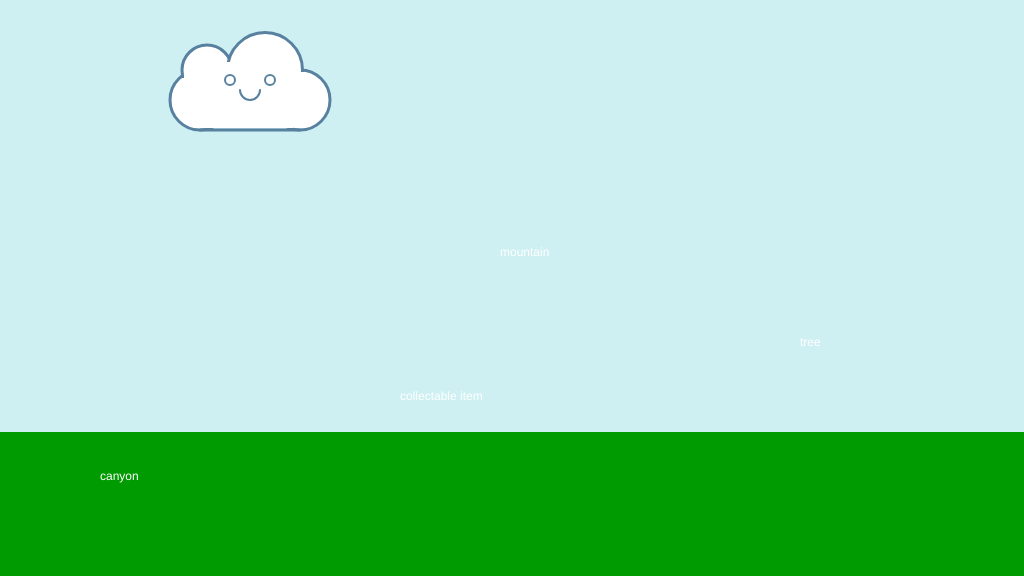
Frame 1 (no input)
Frame 60 (no input): identical to frame 1, image omitted
Frame 120 (the mouse pressed at the canvas centre since frame 60): identical to frame 1, image omitted

The p5.js sketch that drew this single still picture (run headless with seeded random() and noise() and a simulated clock; from frame 60 on, the mouse is pressed at the canvas centre):

// p5.js sketch
// ── sketch.js
/*

The Game Project

1 - Background Scenery

Use p5 drawing functions such as rect, ellipse, line, triangle and
point to draw the scenery as set out in the code comments. The items
should appear next to the text titles.

Each bit of scenery is worth two marks:

0 marks = not a reasonable attempt
1 mark = attempted but it's messy or lacks detail
2 marks = you've used several shape functions to create the scenery

I've given titles and chosen some base colours, but feel free to
imaginatively modify these and interpret the scenery titles loosely to
match your game theme.

WARNING: Do not get too carried away. If you're shape takes more than 15 lines of code to draw then you've probably over done it.


*/

function setup()
{
	createCanvas(1024, 576);
}

function draw()
{
	background(207,240,243); //fill the sky blue

	noStroke();
	fill(0,155,0);
	rect(0, 432, 1024, 144); //draw some green ground

	//1. a cloud in the sky
	//... add your code here
	const cloudBorder = [88,129,159];

	strokeWeight(3);
	stroke(...cloudBorder);

	// Left and right ellipses
	fill(255);
	ellipse(200,100,60,60); // Left Circle
	ellipse(300,100,60,60); // Right Circle
	ellipse(207,70,50,50);  // Left small upper circle
	ellipse(265,70,75,75);  // Right large upper circle
	noStroke();

	// Getting rid of inner lines
	rect(193,73,100,55);
	rect(199,72,106,55);
	rect(184,72,50,25);
	rect(194,62,50,25);
	rect(182,78,10,10);


	// Bottom Border
	stroke(...cloudBorder);
	strokeWeight(3);
	line(200,130,300,130);

	// Let's get a smiley face on there
	stroke(...cloudBorder);
	strokeWeight(2);

	ellipse (230, 80, 10, 10); // Left eye
	ellipse (270, 80, 10, 10); // Right eye
	arc(250, 90, 20, 20, 0, PI); // Smile

	//2. a mountain in the distance
	//... add your code here

	noStroke();
	fill(255);
	text("mountain", 500, 256);

	//3. a tree
	//... add your code here

	noStroke();
	fill(255);
	text("tree", 800, 346);

	//4. a canyon
	//NB. the canyon should go from ground-level to the bottom of the screen

	//... add your code here

	noStroke();
	fill(255);
	text("canyon", 100, 480);

	//5. a collectable token - eg. a jewel, fruit, coins
	//... add your code here

	noStroke();
	fill(255);
	text("collectable item", 400, 400);
}
